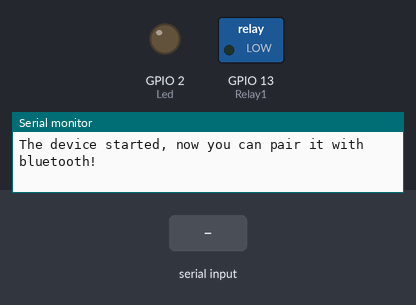
The sketch below on a simulated ESP32. Parts: switched loads named in the sketch (green lamp = pin HIGH), output pins drawn as LEDs (lit = HIGH), the last lines printed to the serial monitor. The inputs (shaded band) are chosen by the test bench. Nothing arrives over Bluetooth unless stated.

Above: at 1.2 s.
1.3 s: "1" received over the second serial link
At 3.3 s:
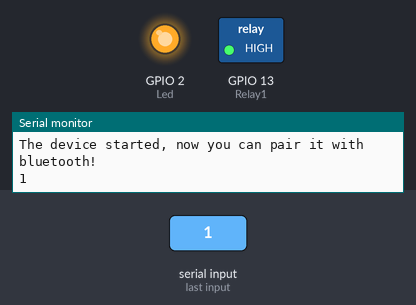
3.8 s: "0" received over the second serial link
At 5.1 s:
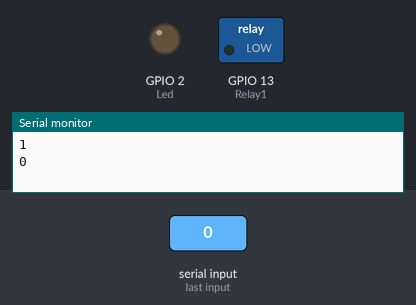
Timing chart, 0 to 6.8 s (numbered marks = the images above; inputs shaded):
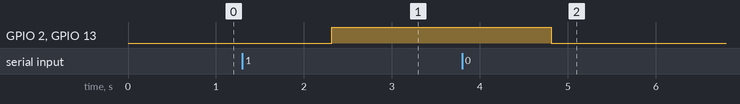

Measured:
- after the input at 1.3 s, GPIO 2 (Led), GPIO 13 (Relay1): LOW → HIGH after 1.0 s
- after the input at 3.8 s, GPIO 2 (Led), GPIO 13 (Relay1): HIGH → LOW after 1.0 s

The sketch:

BTSerial.ino
```cpp
#include <SoftwareSerial.h>

#include "BluetoothSerial.h"

#if !defined(CONFIG_BT_ENABLED) || !defined(CONFIG_BLUEDROID_ENABLED)
#error Bluetooth is not enabled! Please run `make menuconfig` to and enable it
#endif

#define Led 2
#define Relay1 13

SoftwareSerial mySerial(18, 19); // RX, TX

BluetoothSerial SerialBT;

void setup() {
  Serial.begin(115200);
  mySerial.begin(115200);
  SerialBT.begin("ESP32"); //Bluetooth device name
  Serial.println("The device started, now you can pair it with bluetooth!");
  pinMode(Led, OUTPUT);
  pinMode(Relay1, OUTPUT);
}

void loop() {
  if (Serial.available()) {
    SerialBT.println(Serial.readString());
    //    SerialBT.write(Serial.read());
  }
  if (SerialBT.available()) {
    String string = SerialBT.readString();
    Serial.println(string);
    mySerial.println(string);
    //    Serial.write(string);
    if (string == "1") {
      digitalWrite(Led, HIGH);
      digitalWrite(Relay1, HIGH);
    }
    if (string == "0") {
      digitalWrite(Led, LOW);
      digitalWrite(Relay1, LOW);
    }
  }
  delay(20);
}
```
